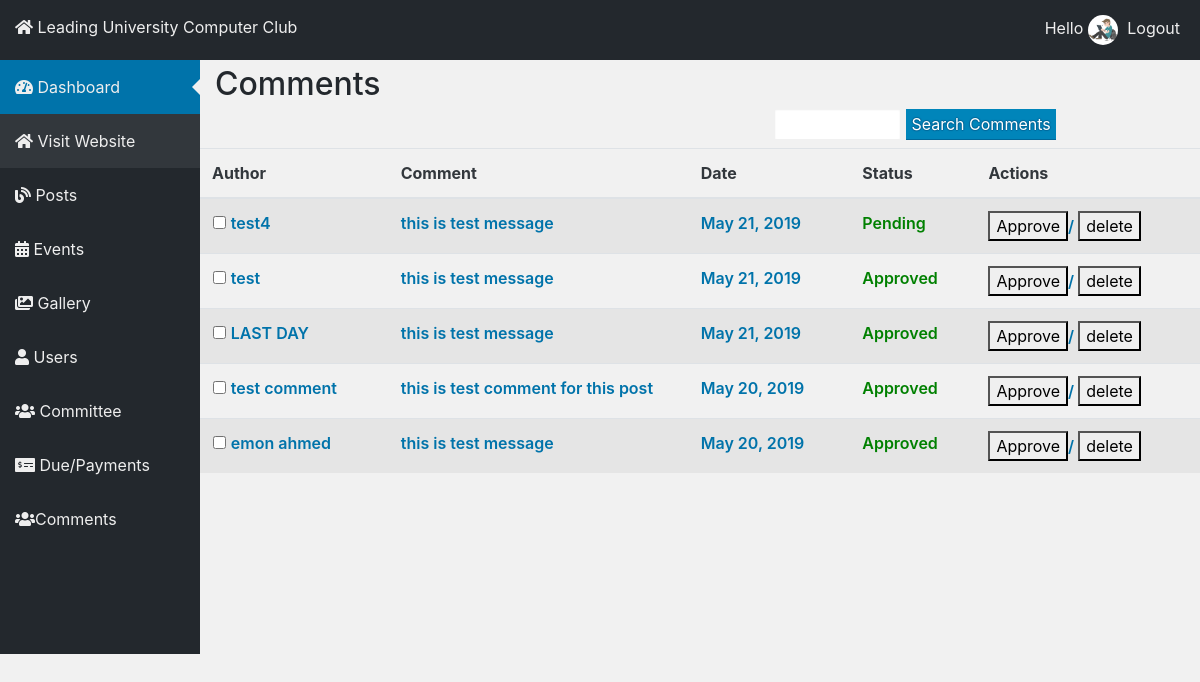
The page /admin/comments-blog.php (signed in) on the database its author committed.
### tables this page shows
CREATE TABLE IF NOT EXISTS `tbl_blog_comment` (
  `id` int(11) NOT NULL AUTO_INCREMENT,
  `post_id` int(11) NOT NULL,
  `name` varchar(350) NOT NULL,
  `email` varchar(350) NOT NULL,
  `phone` varchar(350) NOT NULL,
  `message` text NOT NULL,
  `date` timestamp NULL DEFAULT CURRENT_TIMESTAMP,
  `status` varchar(350) NOT NULL,
  PRIMARY KEY (`id`)
);

### lib/Database.php (called while the page is built, shortened)
<?php
Class Database{
	public $host   = DB_HOST;
	public $user   = DB_USER;
	public $pass   = DB_PASS;
	public $dbname = DB_NAME;
	public $link;
	private function connectDB(){
	$this->link = new mysqli($this->host, $this->user, $this->pass, $this->dbname);
 }
	public function select($query){
		$result = $this->link->query($query) or die($this->link->error.__LINE__);
		if($result->num_rows > 0){
			return $result;
		} else {
			return false;
		}
	}
}

### helpers/Format.php (called while the page is built, shortened)
<?php
class Format{
	public function formatDate($date){
		return date('F j, Y', strtotime($date));
	}
}
?>

### admin/comments-blog.php (the view, shortened to what this page needs)
<?php include 'inc/header.php';?>
    <section class="dashboard">
        <div class="container-fluid">
            <div class="row">
            <?php include 'inc/sidebar.php';?>
                <div class="col-lg-10 col-md-9">
                    <div class="header">
                        <h2>Comments</h2>
                        <div class="posts-info">
                            <div class="float-right">
                                <form>
                                    <input type="search" id="post-search-input" name="" value="">
                                    <input type="submit" id="search-submit" class="button" value="Search Comments">
                                </form>
                            </div>
                        </div>
                    </div>
                    <table class="all-posts-table table table-striped">
                        <thead>
                            <tr>
                                <th scope="col">Author</th>
                                <th style="width:300px;" scope="col">Comment</th>
                                <th scope="col">Date</th>
                                <th scope="col">Status</th>
                                <th scope="col">Actions</th>
                            </tr>
                        </thead>
                        <tbody>
<?php
$query = "select * from tbl_blog_comment order by id desc";
$comment = $db->select($query);
if ($comment) {
    while ($result = $comment->fetch_assoc()) {
?>
                            <tr>
                                <th scope="row"><input type="checkbox">
                                    <strong><a href="#"><?php echo $result['name'] ?></a></strong>
                                </th>
                                <td><a href="#"><?php echo $result['message'] ?></a></td>
                                <td><?php echo $fm->formatDate($result['date']); ?></td>
                                <td style="color:green;"><?php echo $result['status'] ?></td>
                                <td>
                                <form action="" method="post">
                                  <button class="pending-action" type="submit" name="approved">Approve</button>/
                                  <button class="pending-action" type="submit" name="reject">delete</button>
                                </form>
                                </td>
                            </tr>
<?php }}?>
                        </tbody>
                    </table>
                </div>
            </div>
        </div>
    </section>
</body></html>

### admin/css/style.css (style rules this page uses)
body { color: #eee; background: #F1F1F1; }
[class*=col-] { padding: 0; margin: 0; }
h1,h2,h3,h4,h5,h6 { color: #23282d; margin: 0; padding: 0; }
a { color: #eee; -webkit-transition: 0.3s ease; transition: 0.3s ease; }
.header { padding: 0 10px; }
.header h2 { display: inline-block; margin: 5px; }
.posts-info { padding: 0 0 40px 0; }
.posts-info form input[type="search"] { border: none; }
.posts-info form input[type="submit"] { border: none; cursor: pointer; }
.all-posts-table td, .all-posts-table td a, .all-posts-table th a, .all-posts-table .row-actions a { color: #0073aa; font-weight: 600; }
.all-posts-table th { color: #32373C; }
input, textarea { border: 1px solid #ddd; -webkit-box-shadow: inset 0 1px 2px rgba(0,0,0,.07); box-shadow: inset 0 1px 2px rgba(0,0,0,.07); background-color: #fff; color: #32373c; outline: 0; margin: 1px; padding: 3px 5px; -webkit-transition: 50ms border-color ease-in-out; transition: 50ms border-color ease-in-out; width: 30%; }
input[type="submit"] { width: inherit; background: #0085ba; border-color: #0073aa #006799 #006799; -webkit-box-shadow: 0 1px 0 #006799; box-shadow: 0 1px 0 #006799; color: #fff; text-decoration: none; text-shadow: 0 -1px 1px #006799, 1px 0 1px #006799, 0 1px 1px #006799, -1px 0 1px #006799; cursor: pointer; }
input[type="checkbox"] { width: inherit; }

### rows shown on the page
tbl_blog_comment: name "test4", message "this is test message", date "May 21, 2019", status "Pending"
tbl_blog_comment: name "test", message "this is test message", date "May 21, 2019", status "Approved"
tbl_blog_comment: name "LAST DAY", message "this is test message", date "May 21, 2019", status "Approved"
tbl_blog_comment: name "test comment", message "this is test comment for this post", date "May 20, 2019", status "Approved"
tbl_blog_comment: name "emon ahmed", message "this is test message", date "May 20, 2019", status "Approved"
